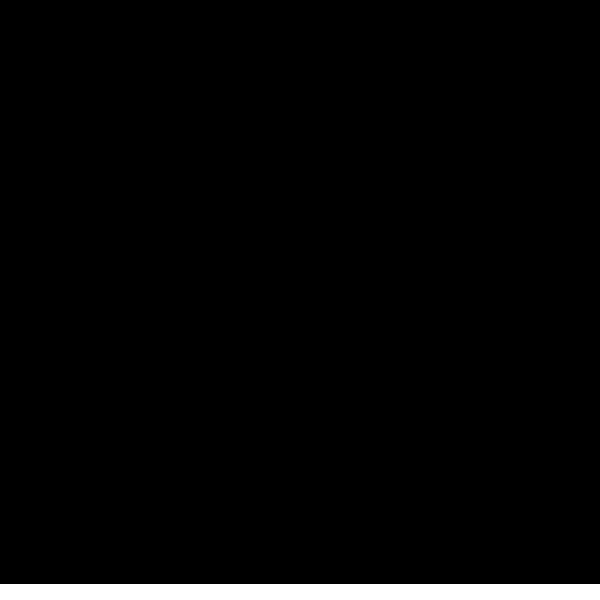
Frame 1 (no input)
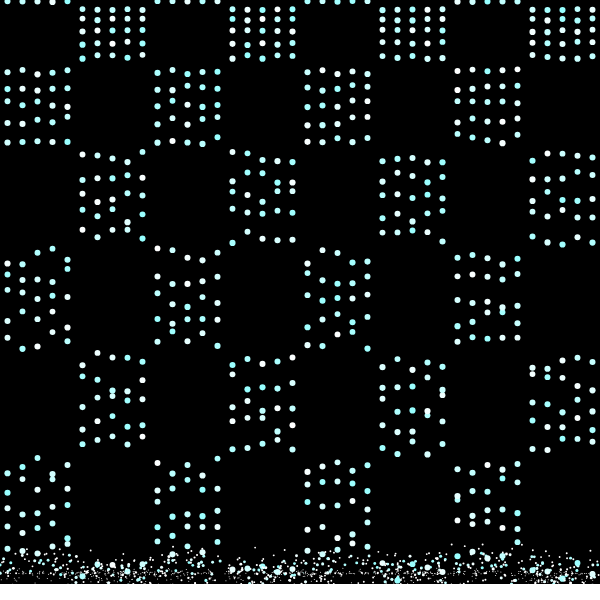
Frame 60 (no input)
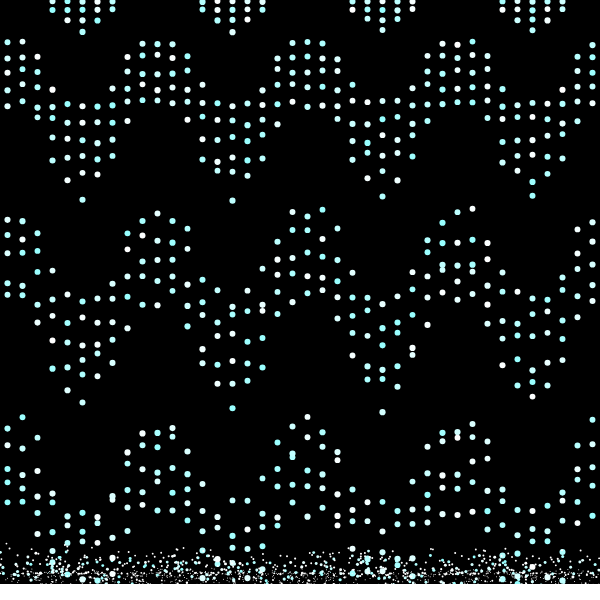
Frame 120 (the mouse pressed at the canvas centre since frame 60)

The p5.js sketch that drew these frames (run headless with seeded random() and noise() and a simulated clock; from frame 60 on, the mouse is pressed at the canvas centre):

// p5.js sketch
// ── sketch.js
// Personal Projects #4: Waterfall Graphics

// particle settings
let particles = [];
let gravity;

// display limits
let wfMinX;
let wfMaxX;
let wfMinY;
let wfMaxY;

// obstacle settings
let obstacle = [];

// nozzle settings
let nozzleFeed = [];
const nozzleSize = 6;
const nozzleVar = 0.2;
const nozzleWCount = 40;
const nozzleInterval = 1; // fastest is 1, 60fps
let resetTime = 0;

// shapes
let shapeMaker = [];

function preload() {

}

function setup() {
  createCanvas(600, 600);
  gravity = createVector(0, 0.4);

  // set limits
  wfMinX = width * 0.3;
  wfMaxX = width * 0.7;
  wfMinY = -height * 0.01;
  wfMaxY = -height * 0.2;

  // obstacle
  const pos = createVector(width / 2, 0.99 * height);
  const len = width;
  const hei = 20;
  obstacle = new Obstacle(pos, len, hei);

  // shapes
  shapeMaker = new Shape(nozzleWCount);
}

function draw() {
  background(0);

  // make shapes if queue is empty
  if (nozzleFeed.length == 0) {
    makeShapes();
  }

  // release queue
  if (frameCount % nozzleInterval == 0) {
    releaseFeed();
  }

  // run routines
  runParticleRoutine();
  runObstacleRoutine();
}

function makeShapes() {
  // make plain sheet
  pushMat2Feed(shapeMaker.genShape('sheet', 2));

  // make checkered pattern
  for (let i = 0; i < 8; i++) {
    pushMat2Feed(shapeMaker.genShape('checkered', 5));
    pushMat2Feed(shapeMaker.genShape('checkered', -5));
  }

  // make plain sheet
  pushMat2Feed(shapeMaker.genShape('sheet', 2));

  // make sine wave
  for (let i = 0; i < 8; i++) {
    pushMat2Feed(shapeMaker.genShape('sine', 5));
    pushMat2Feed(shapeMaker.genShape('sine', -5));
  }

  // make plain sheet
  pushMat2Feed(shapeMaker.genShape('sheet', 2));

  // make zigzag
  for (let i = 0; i < 8; i++) {
    pushMat2Feed(shapeMaker.genShape('zigzag', 5));
    pushMat2Feed(shapeMaker.genShape('zigzag', -5));
  }
}

function pushMat2Feed(inMat) {
  for (let currRow of inMat) {
    nozzleFeed.push(currRow);
  }
}

function genParticles(inPos) {
  const pos = createVector(inPos.x, inPos.y);
  const vel = createVector(0, 0);
  const mass = random(nozzleSize - nozzleVar, nozzleSize + nozzleVar);
  const c = color(random(150, 255), 255, 255);
  const p = new Particle(pos, vel, mass, c);
  particles.push(p);
}

function releaseFeed() {
  // if feed has items
  if (nozzleFeed.length > 0) {
    // get top of feed
    let currRelease = nozzleFeed[0];

    // scale to screen dimension
    currRelease = scaleDisc2Cont(currRelease);

    // generate the particles
    let currVector = [];
    for (let currPoint of currRelease) {
      currVector = createVector(currPoint.x, currPoint.y + wfMinY);
      genParticles(currVector);
    }

    // delete released entry
    nozzleFeed.splice(0, 1);
  }
}

function scaleDisc2Cont(inDisc) {
  let screenCoor = [];
  const nozzleInc = width / nozzleWCount;
  let xOff = nozzleInc * 0.5;
  for (let i = 0; i < inDisc.length; i++) {
    if (inDisc[i] == 1) {
      const posX = xOff;
      const posY = wfMinY;
      currVector = createVector(posX, posY);
      screenCoor.push(currVector);
    }
    xOff += nozzleInc;
  }
  return screenCoor;
}

function runParticleRoutine() {
  // run particle physics
  for (let particle of particles) {
    particle.run(gravity);
    particle.resolveCollision(obstacle);
  }

  // remove excess
  for (let i = particles.length - 1; i >= 0; i--) {
    if (particles[i].isFinished()) {
      particles.splice(i, 1);
    }
  }
}

function runObstacleRoutine() {
  obstacle.render();
}
// ── obstacle.js
class Obstacle {
  constructor(inPos, inLength, inHeight) {
    this.pos = inPos;
    this.len = inLength;
    this.hei = inHeight;
  }

  getBoundingBox() {
    const ax = this.pos.x - 0.5 * this.len;
    const ay = this.pos.y - 0.5 * this.hei;
    const bx = this.pos.x + 0.5 * this.len;
    const by = this.pos.y + 0.5 * this.hei;

    return [ax, ay, bx, by];
  }

  getPos() {
    return createVector(this.pos.x, this.pos.y);
  }

  getLength() {
    return this.len;
  }

  getHeight() {
    return this.hei;
  }
  
  render() {
    // ledge
    noStroke();
    fill(color(255));
    rectMode(CENTER);
    rect(this.pos.x, this.pos.y, this.len, this.hei);
  }
}
// ── particle.js
class Particle {
  constructor(pos, vel, mass, c, sf) {
    this.pos = pos || createVector(random(width), -10);
    this.vel = vel || createVector(0, 0);
    this.acc = createVector(0, 0);
    this.maxSpeed = 21;
    //this.dragFactor = 0.06;
    this.dragFactor = 0.1;
    
    // visuals
    this.mass = mass || random(2, 10);
    this.c = c || color(random(150, 255), 255, 255);

    // status
    this.bounceCount = 0;
    this.finished = false;
    this.velRes = false;
  }

  resolveCollision(inBBox) {
    const partBBox = this.getBoundingBox();
    const obstBBox = inBBox.getBoundingBox();
    const isClose = doAabbCollision(partBBox[0], partBBox[1], partBBox[2], partBBox[3],
      obstBBox[0], obstBBox[1], obstBBox[2], obstBBox[3]);
    if (isClose) {
      const distance = dist(0, this.pos.y, 0, inBBox.pos.y);
      if (distance < 0.5 * inBBox.getHeight()) {
        //this.c = color(255, 0, 0); // ??

        // new position
        let offset = createVector(0, -1);
        offset.mult(inBBox.getHeight() - distance);
        this.pos.add(offset);
        
        // new velocity
        let bounce = createVector(0, -this.vel.y);
        bounce.rotate(radians(random(-30, 30)));
        bounce.mult(random(0.3, 0.5)); // ??

        this.vel = bounce;

        // increase bounce counter
        this.bounceCount += 1;

        // reduce size
        if (this.mass > 2) {
          this.mass = max(1, this.mass - 3);

          // generate new particles 
          const birthRate = 1;
          for (let s = 0; s < birthRate; s++) {
            let newPos = this.pos.copy();
            let newMass = max(1, this.mass - 1);
            let newColor = color(255); // ??
            let newVel = this.vel.copy();
            let newSf = this.splashFactor;
            newVel.rotate(radians(random(-30, 30)));
            //newVel.mult(random(0.4, 0.6));
            let newPart = new Particle(newPos, newVel, newMass, newColor, newSf);
            particles.push(newPart);
          }
        }
      }
    }
  }

  getBoundingBox() {
    const ax = this.pos.x - this.r;
    const ay = this.pos.y - this.r;
    const bx = this.pos.x + this.r;
    const by = this.pos.y + this.r;

    return [ax, ay, bx, by];
  }

  run(inForce) {
    //this.resetAtNozzle();
    this.applyForce(inForce);
    this.update();
    this.offScreen();
    this.bounceDeath();
    this.render();
  }

  resetAtNozzle() {   
    if (this.pos.y >= 0 &&
       this.velRes == false) {
      this.velRes = true;
      this.vel.y = 0;
    }
  }
  
  isFinished() {
    return this.finished;
  }

  offScreen() {
    if (this.pos.x > width + this.mass ||
      this.pos.x < -this.mass ||
      this.pos.y > height + this.mass) {
      this.finished = true;
    }
  }

  applyForce(force) {
    this.acc.add(force);
  }

  update() {
    // gravity
    this.acc.mult(this.mass);
    
    // drag
    let drag = this.vel.copy();
    drag.mult(this.dragFactor);
    this.acc.sub(drag);
    
    this.vel.add(this.acc);
    if (this.vel.mag() > this.maxSpeed) {
      this.vel.setMag(this.maxSpeed);
    }
    this.pos.add(this.vel);
    this.acc.mult(0);
  }

  render() {
    stroke(this.c);
    strokeWeight(this.mass);
    point(this.pos.x, this.pos.y)
  }

  bounceDeath() {
    if (this.bounceCount > 1) {
      this.finished = true;
    }
  }
}

function doAabbCollision(ax, ay, Ax, Ay, bx, by, Bx, By) {
  return !((Ax < bx) || (Bx < ax) || (Ay < by) || (By < ay));
}
// ── shape.js
class Shape {
  constructor(inWidth) {   
    this.wCount = inWidth;
  }

  genShape(inShape, inParam) {    
    let hCount = 0;
    let wCount = 0;
    let shapeMat = [];
    let currRow = [];
    let initState = [];

    switch (inShape) {
      case 'sheet':
        // set params
        if (inParam) {
          hCount = inParam;
        } else {
          hCount = 30;
        }

        // create matrix
        for (let i = 0; i < hCount; i++) {
          for (let j = 0; j < this.wCount; j++) {
            currRow[j] = 1;
          }
          shapeMat.push(currRow);
        }
        break;
      case 'checkered':
        // set params
        if (inParam) {
          hCount = abs(inParam);
        } else {
          hCount = 5;
        }
        wCount = abs(hCount);
        if (inParam > 0) {
          initState = 1;
        } else {
          initState = 0;
        }

        // create blank matrix
        for (let i = 0; i < hCount; i++) {
          for (let j = 0; j < this.wCount; j++) {
            // flip if interval is reached
            if (j % wCount == 0) {
              if (initState == 1) {
                initState = 0;
              } else {
                initState = 1;
              }
            }
            currRow[j] = initState;
          }
          shapeMat.push(currRow);
        }        
        break;
      case 'sine':
        // set params
        if (inParam) {
          hCount = abs(inParam);
        } else {
          hCount = 5;
        }

        if (inParam > 0) {
          initState = 1;
        } else {
          initState = 0;
        }

        // create matrix
        for (let y = 0; y < hCount; y++) {
          shapeMat[y] = [];
          for (let x = 0; x < this.wCount; x++) {
            shapeMat[y][x] = 0;
          }
        }

        // populate matrix
        const span = TWO_PI * 4;
        const incX = span / this.wCount;
        const incY = -2 / hCount;
        let gridX = 0;
        let gridY = 1;
        for (let y = 0; y < hCount; y++) {
          for (let x = 0; x < this.wCount; x++) {
            const evalY = -cos(gridX);

            if (initState) {
              if (gridY <= evalY) {
                shapeMat[y][x] = 1;
              }
            } else {
              if (gridY >= evalY) {
                shapeMat[y][x] = 1;
              }
            }

            gridX += incX;
          }
          gridY += incY;
        }
        break;
      case 'zigzag':
        // set params
        if (inParam) {
          hCount = abs(inParam);
        } else {
          hCount = 5;
        }

        if (inParam > 0) {
          initState = 1;
        } else {
          initState = -1;
        }

        // create matrix
        for (let y = 0; y < hCount; y++) {
          shapeMat[y] = [];
          for (let x = 0; x < this.wCount; x++) {
            shapeMat[y][x] = 0;
          }
        }

        // populate matrix
        const gap = hCount;
        let pushCtr = 0;
        const pushSkip = initState * 1;
        let currPoint = 1;
        for (let y = 0; y < hCount; y++) {
          for (let x = 0; x < this.wCount; x++) {
            // flip if interval is reached
            if ((x + pushCtr) % gap == 0) {
              if (currPoint == 1) {
                currPoint = 0;
              } else {
                currPoint = 1;
              }
            }
            shapeMat[y][x] = currPoint;
          }
          pushCtr += pushSkip;
        }

        // remove first line
        shapeMat.splice(0, 1);
        break;
      default:
        console.log('error: unknown shape');
        break;
    }
    return shapeMat;
  }
}
